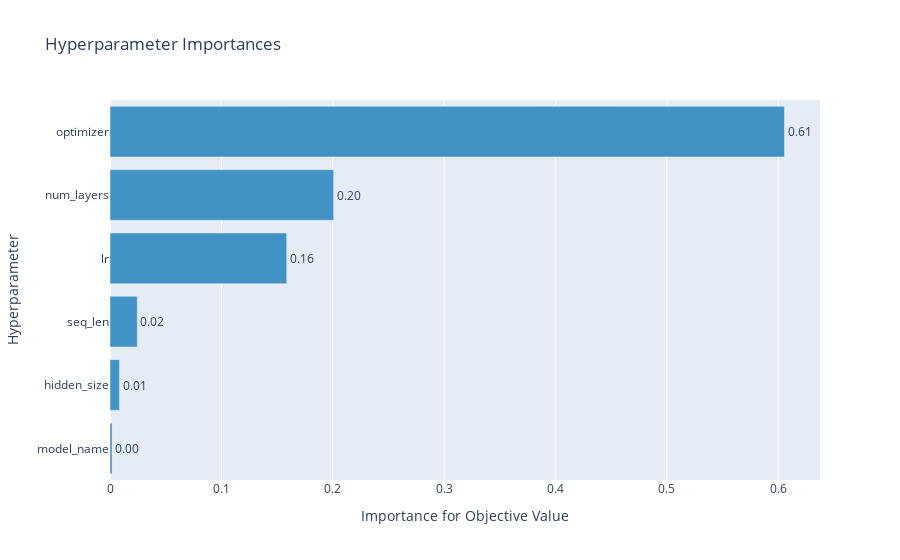

Notebook code for this chart:
### Code cell
# 하이퍼파라미터 중요도
optuna.importance.get_param_importances(study)
optuna.visualization.plot_param_importances(study)

### Figure 1 — Plotly figure (JSON) as saved in the notebook; plotly's stock layout.template omitted (floating-point values rounded to 4 significant figures)
{"data": [{"cliponaxis": false, "hovertemplate": ["model_name (CategoricalDistribution): 0.0018547410179511744<extra></extra>", "hidden_size (IntUniformDistribution): 0.008537792855359251<extra></extra>", "seq_len (IntUniformDistribution): 0.024484169149055397<extra></extra>", "lr (LogUniformDistribution): 0.15866165527316312<extra></extra>", "num_layers (IntUniformDistribution): 0.20082429759652726<extra></extra>", "optimizer (CategoricalDistribution): 0.6056373441079439<extra></extra>"], "marker": {"color": "rgb(66,146,198)"}, "orientation": "h", "text": ["0.0018547410179511744", "0.008537792855359251", "0.024484169149055397", "0.15866165527316312", "0.20082429759652726", "0.6056373441079439"], "textposition": "outside", "texttemplate": "%{text:.2f}", "type": "bar", "x": [0.001855, 0.008538, 0.02448, 0.1587, 0.2008, 0.6056], "y": ["model_name", "hidden_size", "seq_len", "lr", "num_layers", "optimizer"]}], "layout": {"showlegend": false, "title": {"text": "Hyperparameter Importances"}, "xaxis": {"title": {"text": "Importance for Objective Value"}}, "yaxis": {"title": {"text": "Hyperparameter"}}}}
